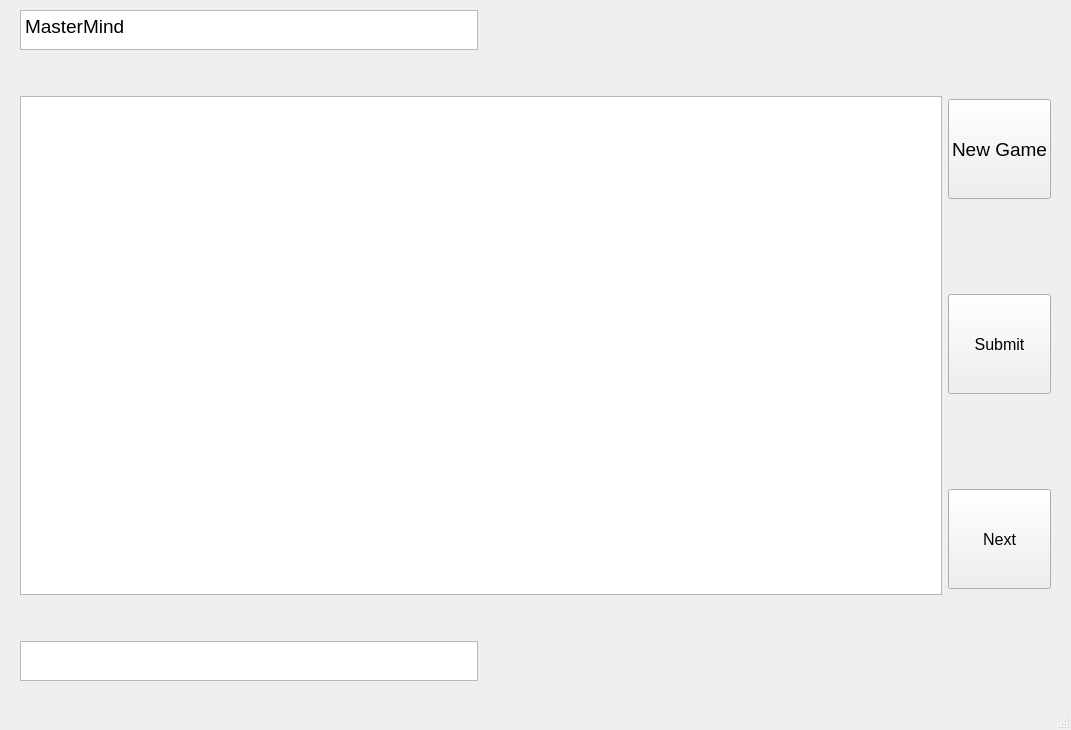
<?xml version="1.0" encoding="UTF-8"?>
<ui version="4.0">
 <class>MainWindow</class>
 <widget class="QMainWindow" name="MainWindow">
  <property name="geometry">
   <rect>
    <x>0</x>
    <y>0</y>
    <width>1071</width>
    <height>730</height>
   </rect>
  </property>
  <property name="windowTitle">
   <string>MasterMind</string>
  </property>
  <widget class="QWidget" name="centralwidget">
   <widget class="QWidget" name="layoutWidget">
    <property name="geometry">
     <rect>
      <x>20</x>
      <y>10</y>
      <width>1031</width>
      <height>671</height>
     </rect>
    </property>
    <layout class="QHBoxLayout" name="horizontalLayout">
     <item>
      <layout class="QGridLayout" name="gridLayout">
       <item row="0" column="1">
        <spacer name="horizontalSpacer">
         <property name="orientation">
          <enum>Qt::Horizontal</enum>
         </property>
         <property name="sizeHint" stdset="0">
          <size>
           <width>40</width>
           <height>20</height>
          </size>
         </property>
        </spacer>
       </item>
       <item row="4" column="1">
        <spacer name="horizontalSpacer_2">
         <property name="orientation">
          <enum>Qt::Horizontal</enum>
         </property>
         <property name="sizeHint" stdset="0">
          <size>
           <width>40</width>
           <height>20</height>
          </size>
         </property>
        </spacer>
       </item>
       <item row="0" column="0">
        <widget class="QTextEdit" name="gametype">
         <property name="maximumSize">
          <size>
           <width>16777215</width>
           <height>40</height>
          </size>
         </property>
         <property name="font">
          <font>
           <family>Arial</family>
           <pointsize>14</pointsize>
          </font>
         </property>
         <property name="acceptDrops">
          <bool>false</bool>
         </property>
         <property name="inputMethodHints">
          <set>Qt::ImhNone</set>
         </property>
         <property name="verticalScrollBarPolicy">
          <enum>Qt::ScrollBarAlwaysOff</enum>
         </property>
         <property name="horizontalScrollBarPolicy">
          <enum>Qt::ScrollBarAlwaysOff</enum>
         </property>
         <property name="readOnly">
          <bool>true</bool>
         </property>
         <property name="html">
          <string>&lt;!DOCTYPE HTML PUBLIC &quot;-//W3C//DTD HTML 4.0//EN&quot; &quot;http://www.w3.org/TR/REC-html40/strict.dtd&quot;&gt;
&lt;html&gt;&lt;head&gt;&lt;meta name=&quot;qrichtext&quot; content=&quot;1&quot; /&gt;&lt;style type=&quot;text/css&quot;&gt;
p, li { white-space: pre-wrap; }
&lt;/style&gt;&lt;/head&gt;&lt;body style=&quot; font-family:'Arial'; font-size:14pt; font-weight:400; font-style:normal;&quot;&gt;
&lt;p style=&quot; margin-top:0px; margin-bottom:0px; margin-left:0px; margin-right:0px; -qt-block-indent:0; text-indent:0px;&quot;&gt;MasterMind&lt;/p&gt;
&lt;p style=&quot;-qt-paragraph-type:empty; margin-top:0px; margin-bottom:0px; margin-left:0px; margin-right:0px; -qt-block-indent:0; text-indent:0px;&quot;&gt;&lt;br /&gt;&lt;/p&gt;&lt;/body&gt;&lt;/html&gt;</string>
         </property>
        </widget>
       </item>
       <item row="3" column="0">
        <spacer name="verticalSpacer">
         <property name="orientation">
          <enum>Qt::Vertical</enum>
         </property>
         <property name="sizeType">
          <enum>QSizePolicy::Fixed</enum>
         </property>
         <property name="sizeHint" stdset="0">
          <size>
           <width>20</width>
           <height>40</height>
          </size>
         </property>
        </spacer>
       </item>
       <item row="4" column="0">
        <widget class="QTableWidget" name="secrettable">
         <property name="maximumSize">
          <size>
           <width>16777215</width>
           <height>40</height>
          </size>
         </property>
         <property name="rowCount">
          <number>0</number>
         </property>
         <property name="columnCount">
          <number>5</number>
         </property>
         <attribute name="horizontalHeaderVisible">
          <bool>false</bool>
         </attribute>
         <attribute name="horizontalHeaderDefaultSectionSize">
          <number>80</number>
         </attribute>
         <attribute name="verticalHeaderDefaultSectionSize">
          <number>20</number>
         </attribute>
         <attribute name="verticalHeaderStretchLastSection">
          <bool>true</bool>
         </attribute>
         <column/>
         <column/>
         <column/>
         <column/>
         <column/>
        </widget>
       </item>
       <item row="1" column="0">
        <spacer name="verticalSpacer_2">
         <property name="orientation">
          <enum>Qt::Vertical</enum>
         </property>
         <property name="sizeType">
          <enum>QSizePolicy::Fixed</enum>
         </property>
         <property name="sizeHint" stdset="0">
          <size>
           <width>20</width>
           <height>40</height>
          </size>
         </property>
        </spacer>
       </item>
       <item row="2" column="0" colspan="2">
        <widget class="QTableWidget" name="guesstable">
         <property name="font">
          <font>
           <family>Arial</family>
           <pointsize>14</pointsize>
          </font>
         </property>
         <property name="focusPolicy">
          <enum>Qt::NoFocus</enum>
         </property>
         <property name="editTriggers">
          <set>QAbstractItemView::NoEditTriggers</set>
         </property>
         <property name="selectionMode">
          <enum>QAbstractItemView::NoSelection</enum>
         </property>
         <property name="rowCount">
          <number>0</number>
         </property>
         <property name="columnCount">
          <number>6</number>
         </property>
         <attribute name="horizontalHeaderVisible">
          <bool>false</bool>
         </attribute>
         <attribute name="horizontalHeaderCascadingSectionResizes">
          <bool>true</bool>
         </attribute>
         <attribute name="horizontalHeaderHighlightSections">
          <bool>false</bool>
         </attribute>
         <attribute name="horizontalHeaderMinimumSectionSize">
          <number>100</number>
         </attribute>
         <attribute name="verticalHeaderVisible">
          <bool>false</bool>
         </attribute>
         <attribute name="verticalHeaderCascadingSectionResizes">
          <bool>true</bool>
         </attribute>
         <attribute name="verticalHeaderHighlightSections">
          <bool>false</bool>
         </attribute>
         <attribute name="verticalHeaderMinimumSectionSize">
          <number>30</number>
         </attribute>
         <column/>
         <column/>
         <column/>
         <column/>
         <column/>
         <column/>
        </widget>
       </item>
      </layout>
     </item>
     <item>
      <layout class="QVBoxLayout" name="verticalLayout">
       <item>
        <widget class="QPushButton" name="newgame_b">
         <property name="minimumSize">
          <size>
           <width>0</width>
           <height>100</height>
          </size>
         </property>
         <property name="font">
          <font>
           <family>Arial</family>
           <pointsize>14</pointsize>
          </font>
         </property>
         <property name="text">
          <string>New Game</string>
         </property>
        </widget>
       </item>
       <item>
        <widget class="QPushButton" name="submit_b">
         <property name="minimumSize">
          <size>
           <width>0</width>
           <height>100</height>
          </size>
         </property>
         <property name="font">
          <font>
           <family>Arial</family>
           <pointsize>12</pointsize>
          </font>
         </property>
         <property name="text">
          <string>Submit</string>
         </property>
        </widget>
       </item>
       <item>
        <widget class="QPushButton" name="next_b">
         <property name="minimumSize">
          <size>
           <width>0</width>
           <height>100</height>
          </size>
         </property>
         <property name="font">
          <font>
           <family>Arial</family>
           <pointsize>12</pointsize>
          </font>
         </property>
         <property name="text">
          <string>Next</string>
         </property>
        </widget>
       </item>
      </layout>
     </item>
    </layout>
   </widget>
  </widget>
  <widget class="QMenuBar" name="menubar">
   <property name="geometry">
    <rect>
     <x>0</x>
     <y>0</y>
     <width>1071</width>
     <height>26</height>
    </rect>
   </property>
  </widget>
  <widget class="QStatusBar" name="statusbar"/>
 </widget>
 <resources/>
 <connections/>
</ui>
